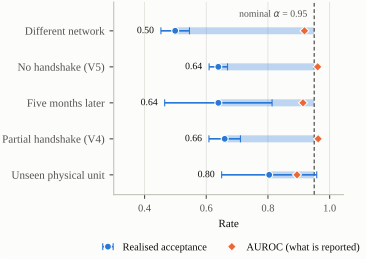

Write the Python code that produced this figure.
#!/usr/bin/env python3
"""Figure 1 — the operating point moves; the reported metric does not.

Reads results/cf_threshold_transport_*.json and draws, per shift axis:

  * a bar running from the REALISED known-acceptance A(c) up to the nominal
    alpha. The bar's LENGTH IS the displacement Delta_A, which is the
    quantity the paper introduces -- so the reader measures the finding
    directly off the page rather than decoding it from two bar heights.
  * the AUROC on the same condition, as a separate mark.

Both quantities are rates on [0, 1], so they share one axis. That is the whole
argument in one picture: the orange marks sit high and flat -- the number a
closed-set or threshold-free paper would report, and it looks healthy -- while
the blue ends have slid left, because the threshold that produced them no
longer does the job it was set to do.

    python figures/fig_threshold_displacement.py --root .

Writes figures/fig_threshold_displacement.{pdf,png}. PDF is the one to
\\includegraphics; the PNG is for looking at.
"""
from __future__ import annotations

import argparse
import glob
import json
import os
import sys

import matplotlib
matplotlib.use("Agg")
import matplotlib.pyplot as plt   # noqa: E402

# Palette: categorical slots 1 and 2 of the reference instance, validated for
# this pair (CVD dE 24.7, normal-vision dE 33.6, both >= 3:1 on the surface).
BLUE, ORANGE = "#2a78d6", "#eb6834"
SURFACE, GRID, AXIS = "#fcfcfb", "#e1e0d9", "#c3c2b7"
INK, INK_2 = "#0b0b0b", "#52514e"

#: axis key -> (row label, sort hint). The keys are what cf_cli writes.
LABELS = {
    "network|target_network":        "Different network",
    "time|later_months":             "Five months later",
    "visibility|visibility_V5":      "No handshake (V5)",
    "visibility|visibility_V4":      "Partial handshake (V4)",
    "instance|unseen_unit":          "Unseen physical unit",
}


def load(root: str, pattern: str, scorer: str = "msp",
         method: str = "rf") -> tuple[list, float]:
    """Newest matching run, filtered to one method and one scorer.

    Both filters earn their place. The results directory accumulates runs from
    several configurations, and an older file can sort after a newer one by
    name -- so pick by mtime, not alphabetically. And a single file may hold
    more than one method, in which case taking every row silently draws each
    condition twice.
    """
    hits = glob.glob(os.path.join(root, "results", pattern))
    if not hits:
        raise SystemExit(f"no results matching {pattern} under {root}/results")
    newest = max(hits, key=os.path.getmtime)
    print(f"reading {os.path.basename(newest)}  (method={method}, scorer={scorer})")
    with open(newest, encoding="utf-8") as fh:
        d = json.load(fh)
    alpha = float(d["alpha"])
    rows = []
    for key, v in d["across_seeds"].items():
        ax, meth, sc, cond = key.split("|")
        if sc != scorer or meth != method:
            continue
        name = LABELS.get(f"{ax}|{cond}")
        if name is None:
            continue
        rows.append({
            "label": name,
            "dA": v["delta_A"]["mean"],
            "ci": v["delta_A"]["ci95"],
            "auroc": v["auroc"]["mean"],
        })
    rows.sort(key=lambda r: r["dA"])          # smallest at the bottom
    return rows, alpha


def draw(rows: list, alpha: float, out: str, title_note: str = "") -> None:
    plt.rcParams.update({
        "font.family": "serif",
        "font.serif": ["Liberation Serif", "DejaVu Serif"],
        "font.size": 8, "axes.labelsize": 8,
        "xtick.labelsize": 7.5, "ytick.labelsize": 8,
        "legend.fontsize": 7.5,
        "pdf.fonttype": 42, "ps.fonttype": 42,   # embed as TrueType, not Type 3
    })
    # IEEE single column.
    fig, ax = plt.subplots(figsize=(3.5, 2.65))
    fig.patch.set_facecolor(SURFACE)
    ax.set_facecolor(SURFACE)

    y = range(len(rows))
    realised = [alpha - r["dA"] for r in rows]

    # The displacement itself, as a bar from realised acceptance up to nominal.
    ax.hlines(list(y), realised, [alpha] * len(rows),
              color=BLUE, linewidth=5, alpha=0.30, zorder=2,
              capstyle="butt")
    ax.errorbar(realised, list(y), xerr=[r["ci"] for r in rows],
                fmt="o", color=BLUE, markersize=5, linewidth=1.2,
                capsize=2.5, zorder=4,
                markeredgecolor=SURFACE, markeredgewidth=0.8,
                label="Realised acceptance")
    ax.plot([r["auroc"] for r in rows], list(y), "D", color=ORANGE,
            markersize=4.5, zorder=4,
            markeredgecolor=SURFACE, markeredgewidth=0.8,
            label="AUROC (what is reported)")

    ax.axvline(alpha, color=INK_2, linestyle=(0, (3, 2)), linewidth=0.9, zorder=3)
    ax.annotate(f"nominal $\\alpha$ = {alpha:.2f}", (alpha, len(rows) - 0.55),
                xytext=(-4, 0), textcoords="offset points",
                fontsize=7, color=INK_2, va="center", ha="right")

    # Values on the headline series only -- AUROC is in the legend and the
    # companion table; a number on every mark would be noise.
    for i, (r, a) in enumerate(zip(rows, realised)):
        ax.annotate(f"{a:.2f}", (a - r["ci"], i), xytext=(-5, 0),
                    textcoords="offset points", fontsize=7,
                    color=INK, va="center", ha="right")

    ax.set_yticks(list(y))
    ax.set_yticklabels([r["label"] for r in rows], color=INK)
    ax.set_xlabel("Rate", color=INK)
    ax.set_xlim(0.30, 1.045)
    ax.set_ylim(-0.55, len(rows) - 0.2)
    ax.xaxis.grid(True, color=GRID, linewidth=0.6, zorder=0)
    ax.set_axisbelow(True)
    for side in ("top", "right"):
        ax.spines[side].set_visible(False)
    for side in ("left", "bottom"):
        ax.spines[side].set_color(AXIS)
        ax.spines[side].set_linewidth(0.8)
    ax.tick_params(colors=INK_2, length=3, width=0.8)

    handles, labels = ax.get_legend_handles_labels()
    order = [labels.index("Realised acceptance"),
             labels.index("AUROC (what is reported)")]
    leg = ax.legend([handles[i] for i in order], [labels[i] for i in order],
                    loc="upper center", bbox_to_anchor=(0.5, -0.20), ncol=2,
                    frameon=False, handletextpad=0.4, columnspacing=1.4)
    for t in leg.get_texts():
        t.set_color(INK)

    # Any run note belongs in the LaTeX caption, not on the canvas.
    if title_note:
        ax.set_title(title_note, fontsize=7.5, color=INK_2, loc="left", pad=6)

    fig.tight_layout(pad=0.4)
    for ext in ("pdf", "png"):
        fig.savefig(f"{out}.{ext}", dpi=300, facecolor=SURFACE,
                    bbox_inches="tight", pad_inches=0.02)
    plt.close(fig)
    print(f"written: {out}.pdf and {out}.png")


def main(argv=None) -> int:
    p = argparse.ArgumentParser("fig_threshold_displacement")
    p.add_argument("--root", default=".")
    p.add_argument("--pattern", default="cf_threshold_transport_rf_*.json")
    p.add_argument("--scorer", default="msp")
    p.add_argument("--method", default="rf")
    p.add_argument("--note", default="")
    p.add_argument("--out", default=None)
    a = p.parse_args(argv)

    rows, alpha = load(a.root, a.pattern, a.scorer, a.method)
    out = a.out or os.path.join(a.root, "figures", "fig_threshold_displacement")
    os.makedirs(os.path.dirname(out), exist_ok=True)
    draw(rows, alpha, out, a.note)

    print(f"\n{'condition':26s}{'realised':>9s}{'dA':>8s}{'+-ci':>7s}{'AUROC':>8s}")
    for r in rows[::-1]:
        print(f"{r['label']:26s}{alpha - r['dA']:9.3f}{r['dA']:+8.3f}"
              f"{r['ci']:7.3f}{r['auroc']:8.3f}")
    return 0


if __name__ == "__main__":
    sys.exit(main())
